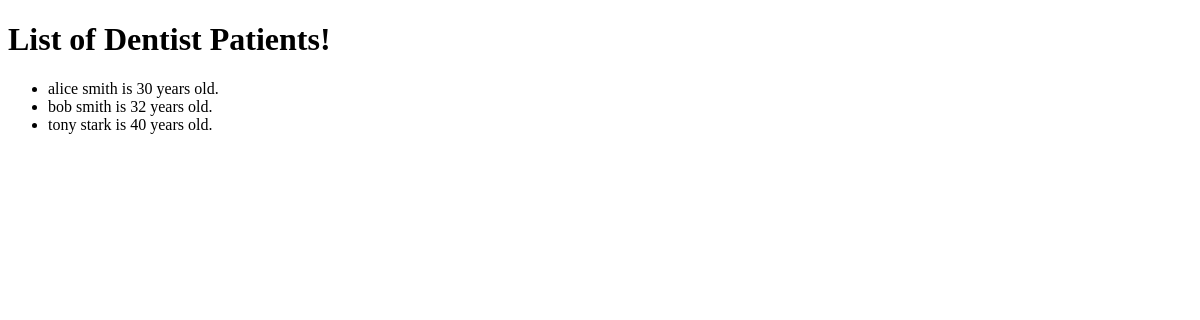
Page /office/ on the earlier database version.
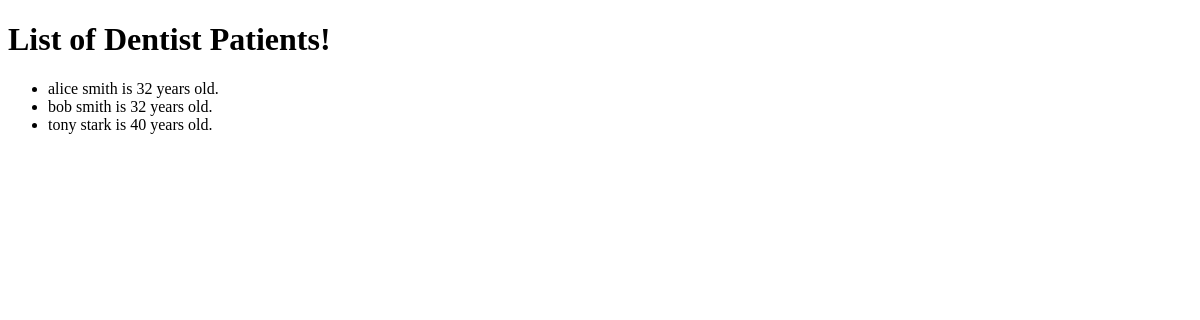
Same page on the later database version.
### office/models.py (models this page shows)
class  Patient(models.Model):
    first_name = models.CharField(max_length=30)
    last_name = models.CharField(max_length=30)
    age = models.IntegerField(validators=[MinValueValidator(0),MaxValueValidator(120)])
    heart_rate = models.IntegerField(default=60,validators=[MinValueValidator(1),MaxValueValidator(250)])
    def __str__(self):
        return f"{self.first_name} {self.last_name} is {self.age} years old."

### office/views.py (the view)
# urls.py: path('', views.list_patients, name='list_patients')
def list_patients(request):
    all_patients = models.Patient.objects.all()
    context_list = {'patients': all_patients}
    return render(request, 'office/index.html', context=context_list)

### office/templates/office/index.html (shortened to what this page needs)
<!DOCTYPE html>
<html lang="en">
<head>
</head>
<body>
    <h1>List of Dentist Patients!</h1>
    <ul>
    {%for person in patients%}
    <li>{{person}}</li>
    {%endfor%}
    </ul>
</body>
</html>

Differences in the rows shown:
changed Patient: first_name+last_name+age "alice smith is 30 years old." → "alice smith is 32 years old."
